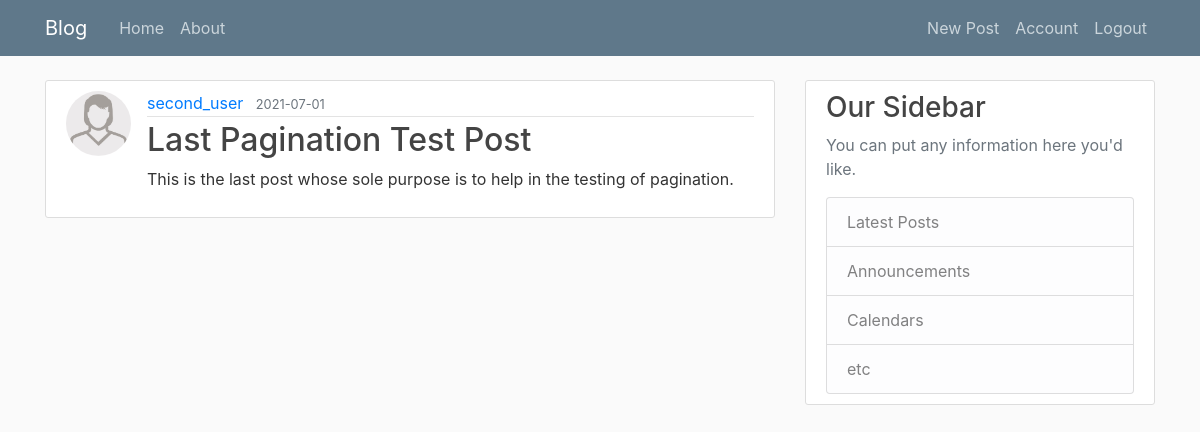
The app's page /post/13 (signed in) with its own data.
### blogger/models.py (models this page shows, shortened)
class User(db.Model, UserMixin):
    id = db.Column(db.Integer, primary_key=True)
    username = db.Column(db.String(20), unique=True, nullable=False)
    email = db.Column(db.String(120), unique=True, nullable=False)
    image_file = db.Column(db.String(20), nullable=False, default='default_image.jpg')
    password = db.Column(db.String(60), nullable=False)
    posts = db.relationship('Post', backref='author', lazy=True)

class Post(db.Model):
    id = db.Column(db.Integer, primary_key=True)
    title = db.Column(db.String(20), nullable=False)
    date_posted = db.Column(db.DateTime, nullable=False, default=datetime.utcnow)
    content = db.Column(db.Text, nullable=False)
    user_id = db.Column(db.Integer, db.ForeignKey('user.id'), nullable=False)

### blogger/routes.py (the view)
@app.route('/post/<int:idx>', methods=['POST', 'GET'])
@login_required
def view_post(idx):
    post = Post.query.get_or_404(idx)
    return render_template('post.html', title=post.title, post=post)

### blogger/models.py (called while the page is built)
@loginmanager.user_loader
def load_user(user_id):
    return User.query.get(int(user_id))

### blogger/templates/post.html (shortened to what this page needs)
{% extends "layout.html" %}
{% block content %}
  <article class="media content-section">
    <img class="rounded-circle article-img" src="{{ url_for('static', filename='profile_pics/' +
    post.author.image_file) }}">
    <div class="media-body">
      <div class="article-metadata">
        <a class="mr-2" href="{{ url_for('user_posts', username=post.author.username) }}">{{ post.author.username }}</a>
        <small class="text-muted">{{ post.date_posted.strftime('%Y-%m-%d') }}</small>
      </div>
      <h2 class="article-title">{{ post.title }}</h2>
      <p class="article-content">{{ post.content }}</p>
    </div>
  </article>
{% endblock content %}

### blogger/static/main.css (style rules this page uses)
body { background: #fafafa; color: #333333; margin-top: 5rem; }
h1, h2, h3, h4, h5, h6 { color: #444444; }
.content-section { background: #ffffff; padding: 10px 20px; border: 1px solid #dddddd; border-radius: 3px; margin-bottom: 20px; }
.article-title { color: #444444; }
.article-content { white-space: pre-line; }
.article-img { height: 65px; width: 65px; margin-right: 16px; }
.article-metadata { padding-bottom: 1px; margin-bottom: 4px; border-bottom: 1px solid #e3e3e3 }

### records on screen
User: image_file (placeholder picture), author.username "second_user"
Post: date_posted "2021-07-01", title "Last Pagination Test Post", content "This is the last post whose sole purpose is to help in the testing of pagination."
